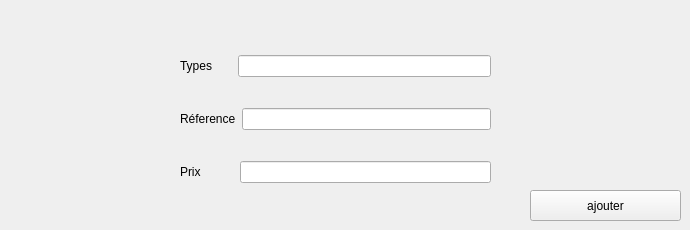
      <widget class="QWidget" name="tab_36">
       <attribute name="title">
        <string>Ajouter</string>
       </attribute>
       <widget class="QPushButton" name="ajouter_equip">
        <property name="geometry">
         <rect>
          <x>530</x>
          <y>190</y>
          <width>151</width>
          <height>31</height>
         </rect>
        </property>
        <property name="text">
         <string>ajouter</string>
        </property>
       </widget>
       <widget class="QWidget" name="layoutWidget_13">
        <property name="geometry">
         <rect>
          <x>180</x>
          <y>30</y>
          <width>311</width>
          <height>181</height>
         </rect>
        </property>
        <layout class="QVBoxLayout" name="verticalLayout_3">
         <item>
          <layout class="QHBoxLayout" name="horizontalLayout_4">
           <item>
            <widget class="QLabel" name="label_60">
             <property name="text">
              <string>Types      </string>
             </property>
            </widget>
           </item>
           <item>
            <widget class="QLineEdit" name="lineEdit_31"/>
           </item>
          </layout>
         </item>
         <item>
          <layout class="QHBoxLayout" name="horizontalLayout_16">
           <item>
            <widget class="QLabel" name="label_61">
             <property name="text">
              <string>Réference</string>
             </property>
            </widget>
           </item>
           <item>
            <widget class="QLineEdit" name="lineEdit_32"/>
           </item>
          </layout>
         </item>
         <item>
          <layout class="QHBoxLayout" name="horizontalLayout_17">
           <item>
            <widget class="QLabel" name="label_62">
             <property name="text">
              <string>Prix          </string>
             </property>
            </widget>
           </item>
           <item>
            <widget class="QLineEdit" name="lineEdit_33"/>
           </item>
          </layout>
         </item>
        </layout>
       </widget>
      </widget>
